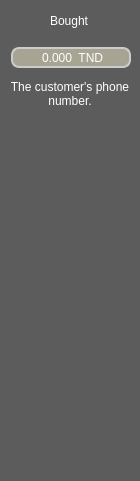
   <widget class="QFrame" name="Bought">
    <property name="geometry">
     <rect>
      <x>355</x>
      <y>188</y>
      <width>140</width>
      <height>481</height>
     </rect>
    </property>
    <property name="minimumSize">
     <size>
      <width>140</width>
      <height>481</height>
     </size>
    </property>
    <property name="maximumSize">
     <size>
      <width>140</width>
      <height>481</height>
     </size>
    </property>
    <property name="styleSheet">
     <string notr="true">QWidget{
	background-color: #5C5C5C;
	color: rgb(255, 255, 255);
	font: 75 18pt &quot;Acme&quot;;
	border: none;
	border-style: outset;
}</string>
    </property>
    <property name="frameShape">
     <enum>QFrame::StyledPanel</enum>
    </property>
    <property name="frameShadow">
     <enum>QFrame::Raised</enum>
    </property>
    <widget class="QLabel" name="Rabbit_Bought_Label">
     <property name="geometry">
      <rect>
       <x>50</x>
       <y>10</y>
       <width>80</width>
       <height>21</height>
      </rect>
     </property>
     <property name="minimumSize">
      <size>
       <width>80</width>
       <height>21</height>
      </size>
     </property>
     <property name="maximumSize">
      <size>
       <width>80</width>
       <height>21</height>
      </size>
     </property>
     <property name="styleSheet">
      <string notr="true">QLabel {
border: none;
background-color: rgba(0, 0, 0, 0);
color: rgb(255, 255, 255);
font: 75 13pt &quot;Acme&quot;;
}</string>
     </property>
     <property name="text">
      <string>Bought</string>
     </property>
    </widget>
    <widget class="QLabel" name="Rabbit_Bought_Icon">
     <property name="geometry">
      <rect>
       <x>24</x>
       <y>10</y>
       <width>21</width>
       <height>21</height>
      </rect>
     </property>
     <property name="minimumSize">
      <size>
       <width>21</width>
       <height>21</height>
      </size>
     </property>
     <property name="maximumSize">
      <size>
       <width>21</width>
       <height>21</height>
      </size>
     </property>
     <property name="styleSheet">
      <string notr="true">border: none;
background-color: rgba(0, 0, 0, 0);
color: rgb(255, 255, 255);
font: 75 18pt &quot;Acme&quot;;</string>
     </property>
     <property name="text">
      <string/>
     </property>
     <property name="pixmap">
      <pixmap resource="resources.qrc">:/Icons/TND_White.png</pixmap>
     </property>
     <property name="scaledContents">
      <bool>true</bool>
     </property>
     <property name="alignment">
      <set>Qt::AlignCenter</set>
     </property>
    </widget>
    <widget class="QLabel" name="Bought_Infos">
     <property name="geometry">
      <rect>
       <x>10</x>
       <y>80</y>
       <width>120</width>
       <height>361</height>
      </rect>
     </property>
     <property name="minimumSize">
      <size>
       <width>120</width>
       <height>361</height>
      </size>
     </property>
     <property name="maximumSize">
      <size>
       <width>120</width>
       <height>361</height>
      </size>
     </property>
     <property name="styleSheet">
      <string notr="true">QLabel {border: none;
background-color: rgba(0, 0, 0, 0);
color: rgbrgb(0, 174, 255);
font: 75 13pt &quot;Acme&quot;;
}</string>
     </property>
     <property name="text">
      <string>The customer's phone number.</string>
     </property>
     <property name="alignment">
      <set>Qt::AlignHCenter|Qt::AlignTop</set>
     </property>
     <property name="wordWrap">
      <bool>true</bool>
     </property>
    </widget>
    <widget class="QDoubleSpinBox" name="Bought_Input">
     <property name="geometry">
      <rect>
       <x>11</x>
       <y>47</y>
       <width>120</width>
       <height>21</height>
      </rect>
     </property>
     <property name="minimumSize">
      <size>
       <width>120</width>
       <height>21</height>
      </size>
     </property>
     <property name="maximumSize">
      <size>
       <width>120</width>
       <height>21</height>
      </size>
     </property>
     <property name="styleSheet">
      <string notr="true">QDoubleSpinBox {
	background-color:rgb(167, 164, 147);
	padding-left: 5px;
	border: 2px solid #ccc;
	border-radius: 8px;
	background-repeat: no-repeat;
	background-position: left center;
	font: 75 10pt &quot;Acme&quot;;
}</string>
     </property>
     <property name="wrapping">
      <bool>false</bool>
     </property>
     <property name="alignment">
      <set>Qt::AlignCenter</set>
     </property>
     <property name="buttonSymbols">
      <enum>QAbstractSpinBox::NoButtons</enum>
     </property>
     <property name="accelerated">
      <bool>true</bool>
     </property>
     <property name="prefix">
      <string/>
     </property>
     <property name="suffix">
      <string>  TND</string>
     </property>
     <property name="decimals">
      <number>3</number>
     </property>
     <property name="singleStep">
      <double>0.500000000000000</double>
     </property>
    </widget>
   </widget>
